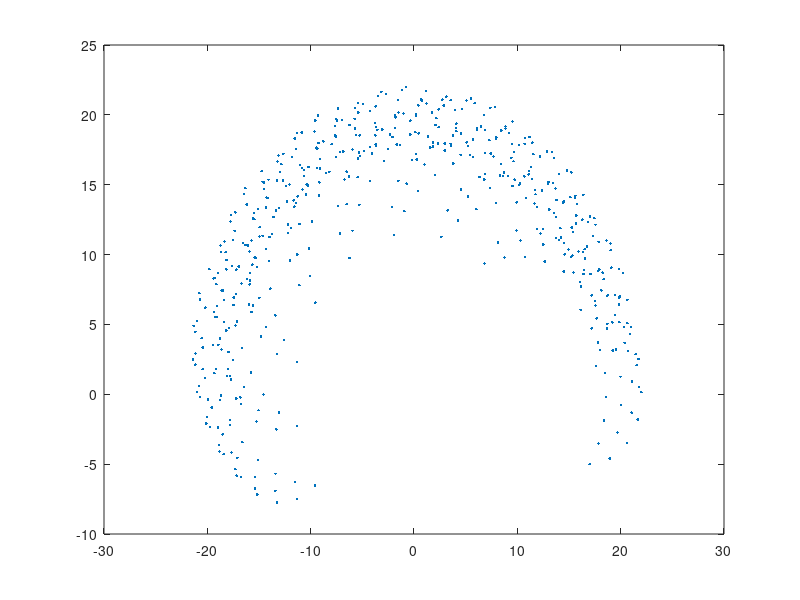

MATLAB code for this plot: (Note: this script raises an error after producing the figure.)
%Clear the environment
clear;
clc;
%RRR planar manipulator IK
l1 = 10; % length of first arm
l2 = 7; % length of second arm
l3 = 5; % length of third arm
%these arrays need to be the same size, resolution here affects anfis
%accuracy
theta1 = 0:0.4:pi; % all possible theta1 values
theta2 = 0:0.2:pi/2; % all possible theta2 values
theta3 = -pi/2:0.4:pi/2; % all possible theta3 values

[THETA1,THETA2,THETA3] = meshgrid(theta1,theta2,theta3); % generate a grid of theta1 and theta2 values


%FK calculations
X = (l1 * cos(THETA1)) + (l2 * cos(THETA1 + THETA2)) + (l3 * cos(THETA1 + THETA2 + THETA3));
Y = (l1 * sin(THETA1)) + (l2 * sin(THETA1 + THETA2)) + (l3 * sin(THETA1 + THETA2 + THETA3));
%phi = THETA1 + THETA2 + THETA3; % Where does this get used?

%Plot the generated workspace?
figure(1);
plot(X(:), Y(:),'.');

data1 = [X(:) Y(:) THETA1(:)]; % create x-y-phi-theta1 dataset
data2 = [X(:) Y(:) THETA2(:)]; % create x-y-phi-theta2 dataset
data3 = [X(:) Y(:) THETA3(:)];% create x-y-phi-theta3 dataset


opt = anfisOptions;
opt.InitialFIS = 10;
opt.EpochNumber = 8;
opt.DisplayANFISInformation = 0;
opt.DisplayErrorValues = 0;
opt.DisplayStepSize = 0;
opt.DisplayFinalResults = 0;

%%
% Train anfis1.
disp('--> Training first ANFIS network.')
anfis1 = anfis(data1,opt);


%Train anfis2
disp('--> Training second ANFIS network.')
opt.InitialFIS = 8;
opt.EpochNumber = 8;
anfis2 = anfis(data2,opt);

%train anfis3
disp('--> Training third ANFIS network.')
opt.InitialFIS = 5;
opt.EpochNumber = 8;
anfis3 = anfis(data3,opt);


X = 0:0.25:10; % x coordinates for validation
Y = 10:-0.25:0; % y coordinates for validation, This is just a line currently
PHI = 0 %phi value for validation
figure(2);
plot(X,Y,'-b');
hold on;
%Actual IK calculations, for comparison with anfis


a = Y - (l3*sin(PHI)); % Y of wrist
b = X - (l3*cos(PHI)); % X of wrist

%Get theta2

D = ( ((a.^2)+(b.^2) - l1^2 - l2^2)/(2*l1*l2)); %Costheta2


THETA2D = real(acos(D));

%Get theta1

k1 = l2*sin(THETA2D);
k2 = l1 + l2*cos(THETA2D);


THETA1D = atan2((a.*k2)-(k1.*b),(a.*k1)+(b.*k2));

%get theta 3
THETA3D = PHI - (THETA1D + THETA2D);

%%Plot the calculated IK X&Y positions, this is green
valX = (l1 * cos(THETA1D(:))) + (l2 * cos(THETA1D(:)+ THETA2D(:))) + (l3 * cos(THETA1D(:)+THETA2D(:)+THETA3D(:)));
valY = (l1 * sin(THETA1D(:))) + (l2 * sin(THETA1D(:)+ THETA2D(:))) + (l3 * sin(THETA1D(:)+THETA2D(:)+THETA3D(:)));
plot(valX(:),valY(:),'-g');


XY = [X(:) Y(:) ];
THETA1P = evalfis(XY,anfis1); % theta1 predicted by anfis1
THETA2P = evalfis(XY,anfis2); % theta2 predicted by anfis2
THETA3P = evalfis(XY,anfis3); % theta3 predicted by anfis3


testX = (l1 * cos(THETA1P)) + (l2 * cos(THETA1P+ THETA2P)) + (l3 * cos(THETA1P+THETA2P+THETA3P));
testY = (l1 * sin(THETA1P)) + (l2 * sin(THETA1P+ THETA2P)) + (l3 * sin(THETA1P+THETA2P+THETA3P));
plot(testX,testY,'-r');
hold off;

%error as percentage of the reach radius?

%mean squared error
% theta1diff = (THETA1D(:) - THETA1P).^2; 
% theta2diff = (THETA2D(:) - THETA2P).^2;
% theta3diff = (THETA3D(:) - THETA3P).^2;

%Original metrics ,Is this a good measure of error?
theta1diff = THETA1D(:) - THETA1P; 
theta2diff = THETA2D(:) - THETA2P;
theta3diff = THETA3D(:) - THETA3P;

%Plot the errors for each theta
figure(3);
subplot(3,1,1);
plot(theta1diff);
ylabel('Theta1 Error','fontsize',10)
title('MSE 1','fontsize',10)

subplot(3,1,2);
plot(theta2diff);
ylabel('Theta2 Error','fontsize',10)
title('MSE 2','fontsize',10)

subplot(3,1,3);
plot(theta3diff);
ylabel('Theta3 Error','fontsize',10)
title('MSE 3','fontsize',10)

